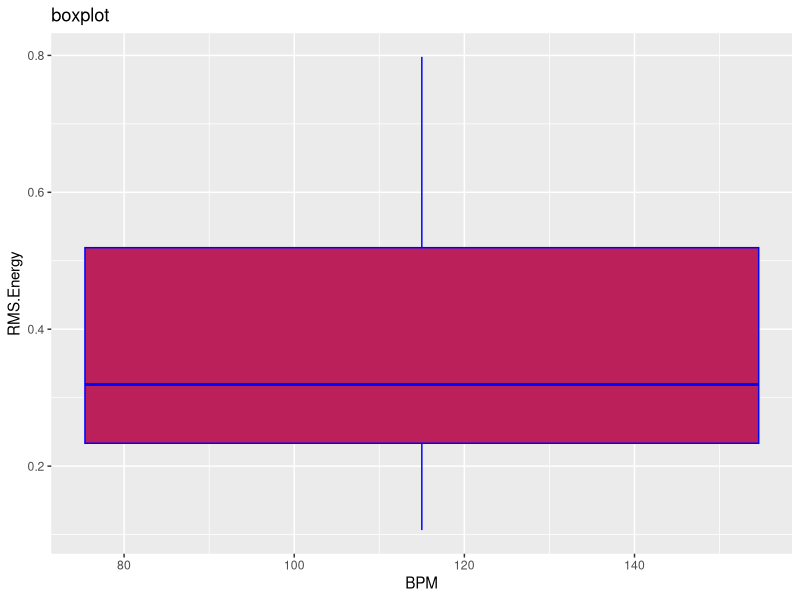

Source code (R):
library(ggplot2)
library(readr)
df <- read.csv("music_genre_dataset.csv")
p <- ggplot(df, aes(x = BPM,y = RMS.Energy)) +
geom_boxplot(fill = '#bb205b',color = 'blue') +
labs(title = 'boxplot')
print(p)